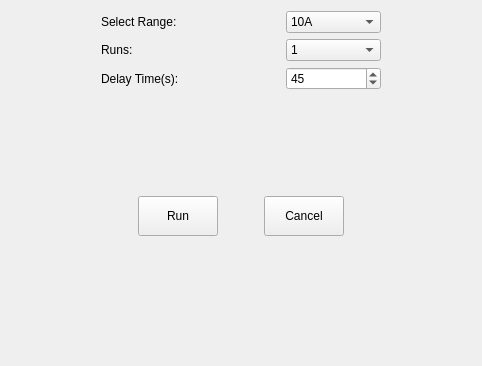
<?xml version="1.0" encoding="UTF-8"?>
<ui version="4.0">
 <class>PageCheck</class>
 <widget class="QWidget" name="PageCheck">
  <property name="geometry">
   <rect>
    <x>0</x>
    <y>0</y>
    <width>482</width>
    <height>366</height>
   </rect>
  </property>
  <property name="windowTitle">
   <string>Form</string>
  </property>
  <layout class="QVBoxLayout" name="verticalLayout">
   <item>
    <layout class="QGridLayout" name="gridLayout_3">
     <item row="6" column="2">
      <spacer name="horizontalSpacer_8">
       <property name="orientation">
        <enum>Qt::Horizontal</enum>
       </property>
       <property name="sizeHint" stdset="0">
        <size>
         <width>40</width>
         <height>20</height>
        </size>
       </property>
      </spacer>
     </item>
     <item row="2" column="1">
      <widget class="QLabel" name="label_5">
       <property name="text">
        <string>Delay Time(s):</string>
       </property>
      </widget>
     </item>
     <item row="6" column="3">
      <spacer name="horizontalSpacer_5">
       <property name="orientation">
        <enum>Qt::Horizontal</enum>
       </property>
       <property name="sizeHint" stdset="0">
        <size>
         <width>40</width>
         <height>20</height>
        </size>
       </property>
      </spacer>
     </item>
     <item row="2" column="3" colspan="2">
      <widget class="QSpinBox" name="spnDelay">
       <property name="minimumSize">
        <size>
         <width>0</width>
         <height>0</height>
        </size>
       </property>
       <property name="minimum">
        <number>1</number>
       </property>
       <property name="maximum">
        <number>3600</number>
       </property>
       <property name="value">
        <number>45</number>
       </property>
      </widget>
     </item>
     <item row="7" column="1">
      <spacer name="verticalSpacer">
       <property name="orientation">
        <enum>Qt::Vertical</enum>
       </property>
       <property name="sizeHint" stdset="0">
        <size>
         <width>20</width>
         <height>40</height>
        </size>
       </property>
      </spacer>
     </item>
     <item row="6" column="1">
      <spacer name="horizontalSpacer_7">
       <property name="orientation">
        <enum>Qt::Horizontal</enum>
       </property>
       <property name="sizeHint" stdset="0">
        <size>
         <width>40</width>
         <height>20</height>
        </size>
       </property>
      </spacer>
     </item>
     <item row="1" column="3" colspan="2">
      <widget class="QComboBox" name="cbRuns">
       <property name="minimumSize">
        <size>
         <width>0</width>
         <height>0</height>
        </size>
       </property>
       <item>
        <property name="text">
         <string>1</string>
        </property>
       </item>
       <item>
        <property name="text">
         <string>3</string>
        </property>
       </item>
       <item>
        <property name="text">
         <string>5</string>
        </property>
       </item>
       <item>
        <property name="text">
         <string>10</string>
        </property>
       </item>
      </widget>
     </item>
     <item row="5" column="5">
      <spacer name="horizontalSpacer_6">
       <property name="orientation">
        <enum>Qt::Horizontal</enum>
       </property>
       <property name="sizeHint" stdset="0">
        <size>
         <width>40</width>
         <height>20</height>
        </size>
       </property>
      </spacer>
     </item>
     <item row="1" column="1">
      <widget class="QLabel" name="label_4">
       <property name="text">
        <string>Runs:</string>
       </property>
      </widget>
     </item>
     <item row="0" column="3" colspan="2">
      <widget class="QComboBox" name="cbRange">
       <property name="minimumSize">
        <size>
         <width>0</width>
         <height>0</height>
        </size>
       </property>
       <item>
        <property name="text">
         <string>10A</string>
        </property>
       </item>
       <item>
        <property name="text">
         <string>20A</string>
        </property>
       </item>
       <item>
        <property name="text">
         <string>40A</string>
        </property>
       </item>
       <item>
        <property name="text">
         <string>100A</string>
        </property>
       </item>
      </widget>
     </item>
     <item row="0" column="1">
      <widget class="QLabel" name="label_3">
       <property name="text">
        <string>Select Range:</string>
       </property>
      </widget>
     </item>
     <item row="4" column="0">
      <spacer name="horizontalSpacer_4">
       <property name="orientation">
        <enum>Qt::Horizontal</enum>
       </property>
       <property name="sizeHint" stdset="0">
        <size>
         <width>40</width>
         <height>20</height>
        </size>
       </property>
      </spacer>
     </item>
    </layout>
   </item>
   <item>
    <layout class="QHBoxLayout" name="horizontalLayout_5">
     <item>
      <spacer name="horizontalSpacer">
       <property name="orientation">
        <enum>Qt::Horizontal</enum>
       </property>
       <property name="sizeHint" stdset="0">
        <size>
         <width>40</width>
         <height>20</height>
        </size>
       </property>
      </spacer>
     </item>
     <item>
      <widget class="QPushButton" name="btnRun">
       <property name="minimumSize">
        <size>
         <width>0</width>
         <height>40</height>
        </size>
       </property>
       <property name="text">
        <string>Run</string>
       </property>
      </widget>
     </item>
     <item>
      <spacer name="horizontalSpacer_9">
       <property name="orientation">
        <enum>Qt::Horizontal</enum>
       </property>
       <property name="sizeType">
        <enum>QSizePolicy::Minimum</enum>
       </property>
       <property name="sizeHint" stdset="0">
        <size>
         <width>40</width>
         <height>20</height>
        </size>
       </property>
      </spacer>
     </item>
     <item>
      <widget class="QPushButton" name="btnCancel">
       <property name="minimumSize">
        <size>
         <width>0</width>
         <height>40</height>
        </size>
       </property>
       <property name="text">
        <string>Cancel</string>
       </property>
      </widget>
     </item>
     <item>
      <spacer name="horizontalSpacer_2">
       <property name="orientation">
        <enum>Qt::Horizontal</enum>
       </property>
       <property name="sizeHint" stdset="0">
        <size>
         <width>40</width>
         <height>20</height>
        </size>
       </property>
      </spacer>
     </item>
    </layout>
   </item>
   <item>
    <spacer name="verticalSpacer_2">
     <property name="orientation">
      <enum>Qt::Vertical</enum>
     </property>
     <property name="sizeHint" stdset="0">
      <size>
       <width>20</width>
       <height>40</height>
      </size>
     </property>
    </spacer>
   </item>
  </layout>
 </widget>
 <resources/>
 <connections/>
</ui>
